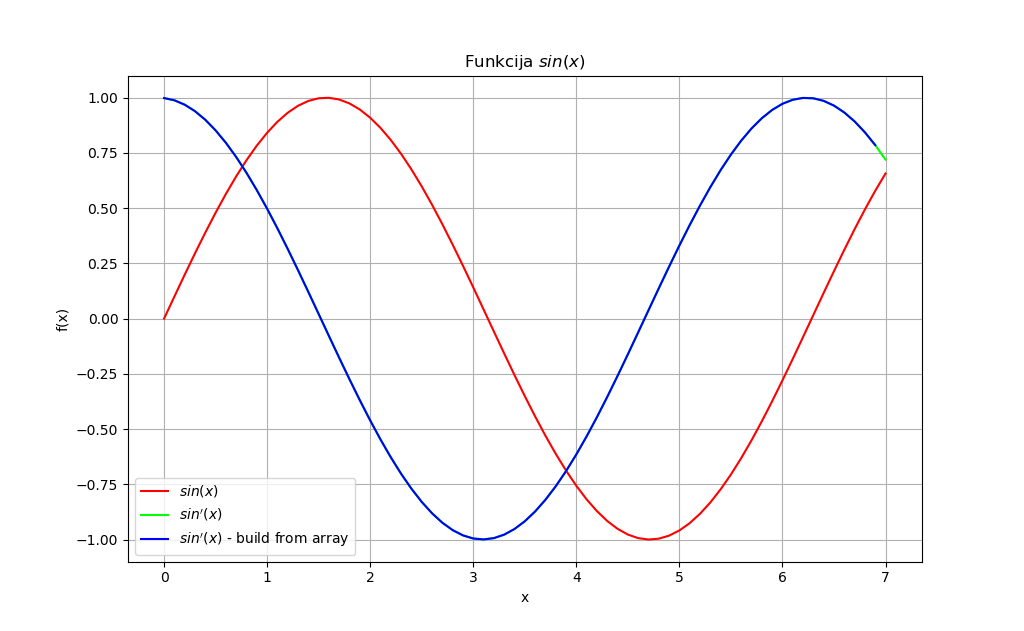

Reproduce this figure in Python.
import sys
sys.path.append('/usr/local/anaconda3/lib/python3.6/site-packages')
from numpy import sin, linspace

def f(x):
    return sin(x)

x = linspace(0, 7, 71)
y = f(x)

delta_x = x[1] - x[0]

from matplotlib import pyplot as plt
plt.grid()
plt.xlabel('x')
plt.ylabel('f(x)')
plt.title('Funkcija $sin(x)$')
plt.plot(x, y, color = "#FF0000")
#plt.legend(['$sin(x)$'])
#plt.show()

y_first_derivative = (f(x+delta_x) - f(x)) / delta_x
plt.plot(x, y_first_derivative, color = "#00FF00")
#plt.legend(['$sin(x)$','$sin\'(x)$'])
#plt.show()

N = len(x)
y_first_derivative_build_from_array = []
for i in range(N-1):
    temp = ( y[i+1] - y[i] ) / (delta_x)
    #temp = ( y[i+1] - y[i] ) / ( x[i+1] - x[i] )
    y_first_derivative_build_from_array.append(temp)
    #print(i,x[i],x[i+1],y[i],y[i+1],temp,y_first_derivative_build_from_array)

plt.plot(x[0:N-1], y_first_derivative_build_from_array, color = "#0000FF")
plt.legend(['$sin(x)$','$sin\'(x)$','$sin\'(x)$ - build from array'])
plt.show()
